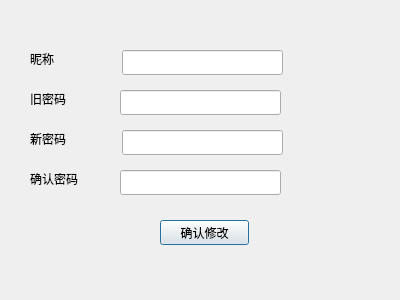
<?xml version="1.0" encoding="UTF-8"?>
<ui version="4.0">
 <class>Information</class>
 <widget class="QDialog" name="Information">
  <property name="geometry">
   <rect>
    <x>0</x>
    <y>0</y>
    <width>400</width>
    <height>300</height>
   </rect>
  </property>
  <property name="windowTitle">
   <string>Dialog</string>
  </property>
  <widget class="QLabel" name="label">
   <property name="geometry">
    <rect>
     <x>30</x>
     <y>50</y>
     <width>67</width>
     <height>17</height>
    </rect>
   </property>
   <property name="text">
    <string>昵称</string>
   </property>
  </widget>
  <widget class="QLabel" name="label_2">
   <property name="geometry">
    <rect>
     <x>30</x>
     <y>90</y>
     <width>67</width>
     <height>17</height>
    </rect>
   </property>
   <property name="text">
    <string>旧密码</string>
   </property>
  </widget>
  <widget class="QLabel" name="label_3">
   <property name="geometry">
    <rect>
     <x>30</x>
     <y>130</y>
     <width>67</width>
     <height>17</height>
    </rect>
   </property>
   <property name="text">
    <string>新密码</string>
   </property>
  </widget>
  <widget class="QLabel" name="label_4">
   <property name="geometry">
    <rect>
     <x>30</x>
     <y>170</y>
     <width>67</width>
     <height>17</height>
    </rect>
   </property>
   <property name="text">
    <string>确认密码</string>
   </property>
  </widget>
  <widget class="QPushButton" name="GoBtn">
   <property name="geometry">
    <rect>
     <x>160</x>
     <y>220</y>
     <width>89</width>
     <height>25</height>
    </rect>
   </property>
   <property name="text">
    <string>确认修改</string>
   </property>
  </widget>
  <widget class="QLineEdit" name="ChangeNickname">
   <property name="geometry">
    <rect>
     <x>122</x>
     <y>50</y>
     <width>161</width>
     <height>25</height>
    </rect>
   </property>
  </widget>
  <widget class="QLineEdit" name="OldPassword">
   <property name="geometry">
    <rect>
     <x>120</x>
     <y>90</y>
     <width>161</width>
     <height>25</height>
    </rect>
   </property>
  </widget>
  <widget class="QLineEdit" name="NewPassword">
   <property name="geometry">
    <rect>
     <x>122</x>
     <y>130</y>
     <width>161</width>
     <height>25</height>
    </rect>
   </property>
  </widget>
  <widget class="QLineEdit" name="ConfirmLineEdit">
   <property name="geometry">
    <rect>
     <x>120</x>
     <y>170</y>
     <width>161</width>
     <height>25</height>
    </rect>
   </property>
  </widget>
 </widget>
 <resources/>
 <connections/>
</ui>
